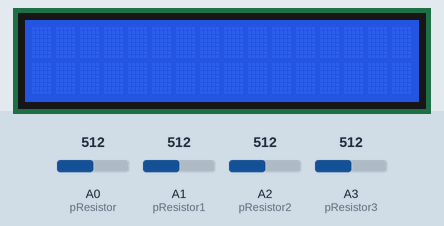
Recording of a sketch running on a simulated Arduino Uno, built with avr-gcc and run on an emulated ATmega328P. Shown: 16×2 character LCD. The inputs (shaded band) are chosen by the test bench; at power-on: A0 (pResistor) = 512, A1 (pResistor1) = 512, A2 (pResistor2) = 512, A3 (pResistor3) = 512. What the sketch prints to the serial monitor is not drawn.

Above: at 1.2 s.
1.3 s: A0 (pResistor) set to 417
2.8 s: A0 (pResistor) set to 384
At 4.1 s:
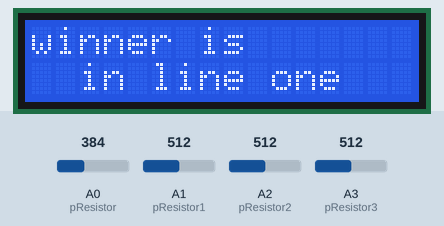
4.6 s: A1 (pResistor1) set to 414
6.1 s: A1 (pResistor1) set to 390
At 6.7 s:
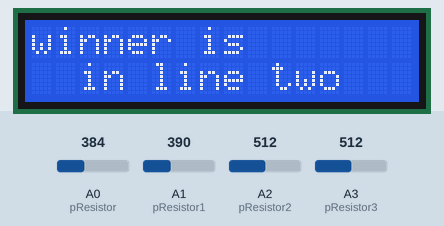
7.7 s: A2 (pResistor2) set to 390
At 9.0 s:
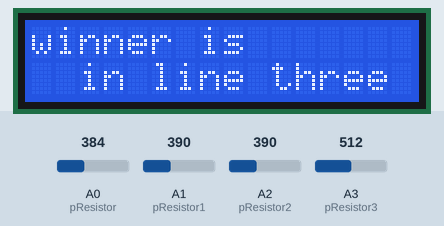
10.7 s: A3 (pResistor3) set to 413
12.2 s: A3 (pResistor3) set to 389
At 13.8 s:
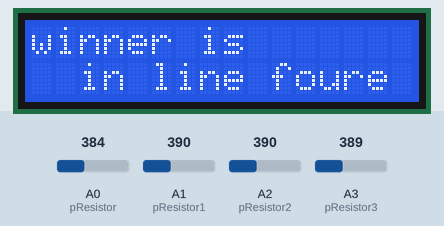
Timing chart, 0 to 15.0 s (numbered marks = the images above; inputs shaded):
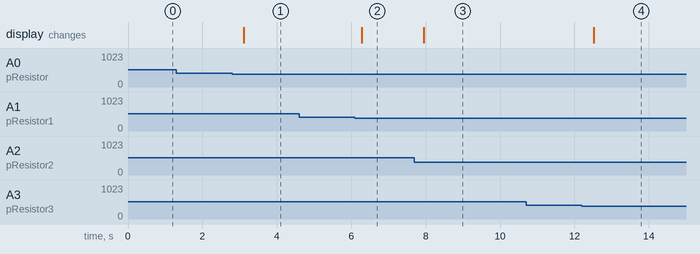

The sketch:

ledphotoresistor.ino
```cpp
/* Use a photoresistor (or photocell) to turn on an LED in the dark
   More info and circuit schematic: http://www.ardumotive.com/how-to-use-a-photoresistor-en.html
   Dev: Michalis Vasilakis // Date: 8/6/2015 // www.ardumotive.com */

#include <Wire.h>
#include <LiquidCrystal_I2C.h>

//Constants
const int pResistor = A0; // Photoresistor at Arduino analog pin A0
const int pResistor1 = A1; // Photoresistor at Arduino analog pin A1
const int pResistor2 = A2; // Photoresistor at Arduino analog pin A2
const int pResistor3 = A3; // Photoresistor at Arduino analog pin A3
//Variables
int value;          // Store value from photoresistor (0-1023)
int value1;
int value2;          // Store value from photoresistor (0-1023)
int value3;

LiquidCrystal_I2C lcd(0x27, 16, 2); // set the LCD address to 0x27 for a 16 chars and 2 line display


void setup() {

  pinMode(pResistor, INPUT);// Set pResistor - A0 pin as an input (optional)
  pinMode(pResistor1, INPUT);// Set pResistor - A1 pin as an input (optional)
  pinMode(pResistor2, INPUT);// Set pResistor - A0 pin as an input (optional)
  pinMode(pResistor3, INPUT);// Set pResistor - A1 pin as an input (optional)
  Serial.begin(9600);
  lcd.init(); // initialize the lcd
  lcd.backlight();
}


void loop() {
  lcd.clear();
  value = analogRead(pResistor);
  value1 = analogRead(pResistor1);
  value2 = analogRead(pResistor2);
  value3 = analogRead(pResistor3);
  Serial.print(value);
  Serial.println(value1);
  Serial.print(value2);
  Serial.println(value3);
  //You can change value "400"
  if (value < 400) {

    lcd.setCursor(0, 0);         // move cursor to   (0, 0)
    lcd.print("winner is ");        // print message at (0, 0)
    lcd.setCursor(2, 1);         // move cursor to   (2, 1)
    lcd.print("in line one"); // print message at (2, 1)
  }
  //You can change value1 "400"
  if (value1 < 400) {

    lcd.setCursor(0, 0);         // move cursor to   (0, 0)
    lcd.print("winner is ");        // print message at (0, 0)
    lcd.setCursor(2, 1);         // move cursor to   (2, 1)
    lcd.print("in line two"); // print message at (2, 1)
  }
  if (value2 < 400) {

    lcd.setCursor(0, 0);         // move cursor to   (0, 0)
    lcd.print("winner is ");        // print message at (0, 0)
    lcd.setCursor(2, 1);         // move cursor to   (2, 1)
    lcd.print("in line three"); // print message at (2, 1)
  }
  if (value3 < 400) {

    lcd.setCursor(0, 0);         // move cursor to   (0, 0)
    lcd.print("winner is ");        // print message at (0, 0)
    lcd.setCursor(2, 1);         // move cursor to   (2, 1)
    lcd.print("in line four"); // print message at (2, 1)
  }
  delay(500); //Small delay

}
```

Measured:
- the behaviour switches between 400 and 399 on A0 (pResistor) (found by bisection; images 0 and 1)
- the behaviour switches between 400 and 399 on A1 (pResistor1) (found by bisection; images 1 and 2)
- the behaviour switches between 400 and 399 on A3 (pResistor3) (found by bisection; images 3 and 4)
- after the input at 1.3 s, every drawn part: stays the same
- after the input at 2.8 s, the display: changes after 0.31 s (image 1)
- after the input at 4.6 s, every drawn part: stays the same
- after the input at 6.1 s, the display: changes after 0.19 s (image 2)
- after the input at 7.7 s, the display: changes after 0.25 s (image 3)
- after the input at 10.7 s, every drawn part: stays the same
- after the input at 12.2 s, the display: changes after 0.32 s (image 4)
